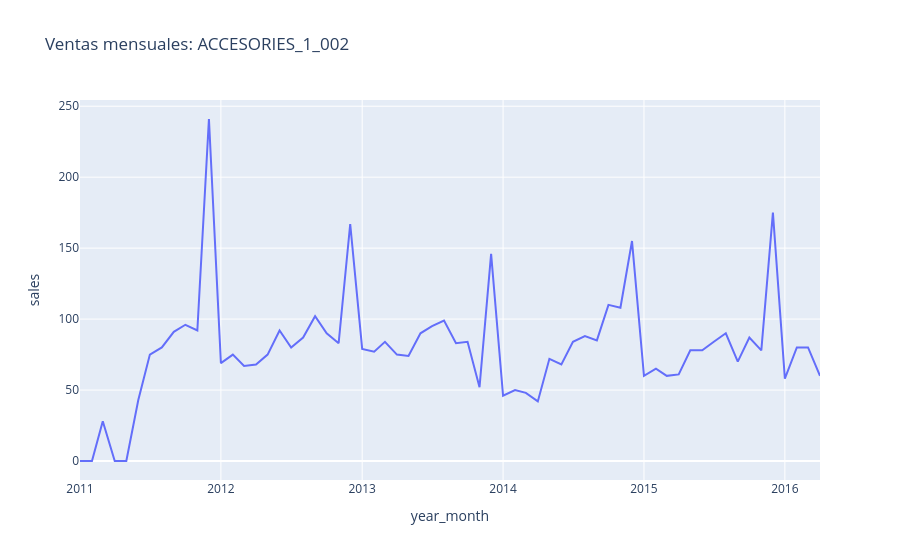

The code cell stored with this chart in its notebook:
### Code cell
producto_ejemplo = ventas_mensuales['item'].iloc[120] # este por ejemplo tiene siempre picos en diciembre
data_ejemplo = ventas_mensuales[ventas_mensuales['item'] == producto_ejemplo]
fig = px.line(data_ejemplo, x='year_month', y='sales', title=f'Ventas mensuales: {producto_ejemplo}')
fig.show()

### Figure 1 — Plotly figure (JSON) as saved in the notebook; plotly's stock layout.template omitted (floating-point values rounded to 4 significant figures)
{"data": [{"hovertemplate": "year_month=%{x}<br>sales=%{y}<extra></extra>", "legendgroup": "", "line": {"color": "#636efa", "dash": "solid"}, "marker": {"symbol": "circle"}, "mode": "lines", "name": "", "orientation": "v", "showlegend": false, "type": "scatter", "x": ["2011-01", "2011-02", "2011-03", "2011-04", "2011-05", "2011-06", "2011-07", "2011-08", "2011-09", "2011-10", "2011-11", "2011-12", "2012-01", "2012-02", "2012-03", "2012-04", "2012-05", "2012-06", "2012-07", "2012-08", "2012-09", "2012-10", "2012-11", "2012-12", "2013-01", "2013-02", "2013-03", "2013-04", "2013-05", "2013-06", "2013-07", "2013-08", "2013-09", "2013-10", "2013-11", "2013-12", "2014-01", "2014-02", "2014-03", "2014-04", "2014-05", "2014-06", "2014-07", "2014-08", "2014-09", "2014-10", "2014-11", "2014-12", "2015-01", "2015-02", "2015-03", "2015-04", "2015-05", "2015-06", "2015-07", "2015-08", "2015-09", "2015-10", "2015-11", "2015-12", "2016-01", "2016-02", "2016-03", "2016-04"], "xaxis": "x", "y": [0, 0, 28, 0, 0, 43, 75, 80, 91, 96, 92, 241, 69, 75, 67, 68, 75, 92, 80, 87, 102, 90, 83, 167, 79, 77, 84, 75, 74, 90, 95, 99, 83, 84, 52, 146, 46, 50, 48, 42, 72, 68, 84, 88, 85, 110, 108, 155, 60, 65, 60, 61, 78, 78, 84, 90, 70, 87, 78, 175, 58, 80, 80, 60], "yaxis": "y"}], "layout": {"legend": {"tracegroupgap": 0}, "title": {"text": "Ventas mensuales: ACCESORIES_1_002"}, "xaxis": {"anchor": "y", "domain": [0, 1], "title": {"text": "year_month"}}, "yaxis": {"anchor": "x", "domain": [0, 1], "title": {"text": "sales"}}}}
